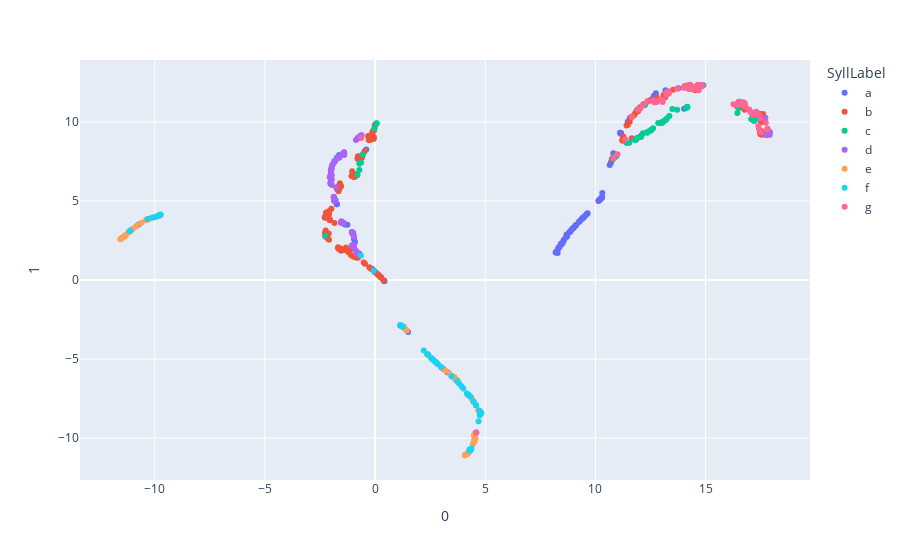

The notebook cell this image was saved under:
### Code cell
umap_2d = umap.UMAP(n_components=2, init='random', random_state=0)
#umap_3d = UMAP(n_components=3, init='random', random_state=0)

proj_2d = umap_2d.fit_transform(data1)
#proj_3d = umap_3d.fit_transform(features)

fig_2d = px.scatter(
    proj_2d, x=0, y=1,
    color=data.SyllLabel, labels={'color': 'SyllLabel'}
)
# fig_3d = px.scatter_3d(
#     proj_3d, x=0, y=1, z=2,
#     color=df.species, labels={'color': 'species'}
# )
# fig_3d.update_traces(marker_size=5)

fig_2d.show()
#fig_3d.show()
